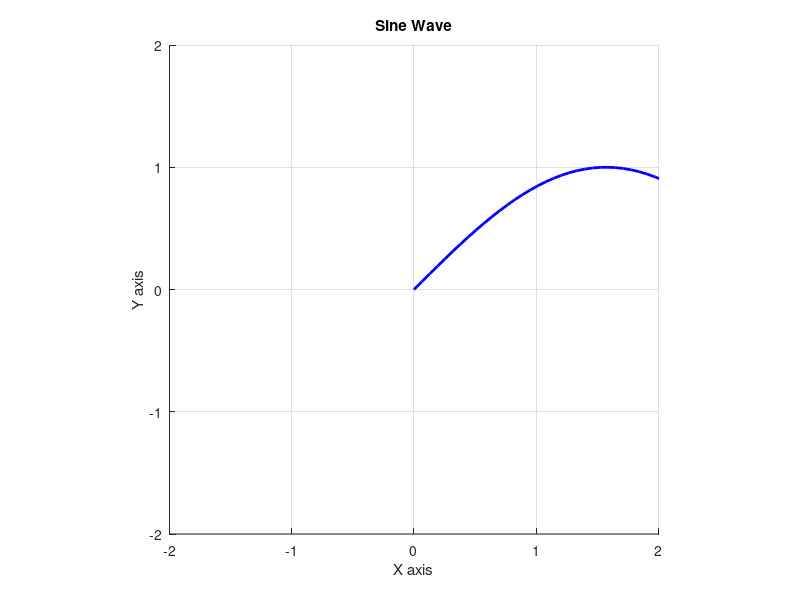

Here is the MATLAB script that generated this plot:
clc; clear; close all;

figure;
hold on;
grid on;
axis equal;
xlim([-2, 2])
ylim([-2, 2])

% linspace = linear space (시작, 끝, 몇개로 데이터 나눌지)
x = linspace(0, 2*pi, 100);
y = sin(x);

plot(x, y, 'b-', 'LineWidth', 2);
xlabel('X axis')
ylabel('Y axis')
title('Sine Wave')
